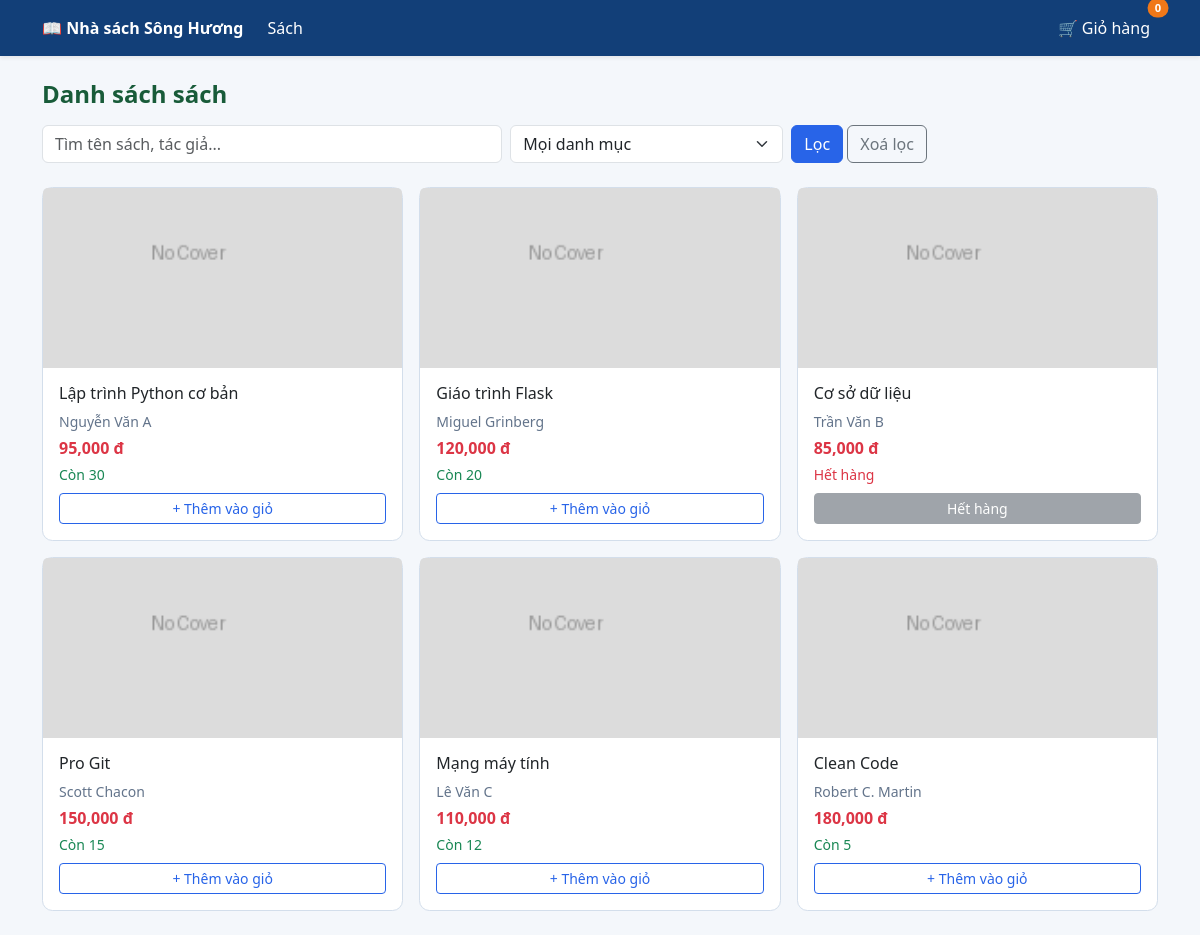
/books, run on the app's committed database.
### app.py (models this page shows, shortened)
class Book(db.Model):
    __tablename__ = "book"
    id: Mapped[int] = mapped_column(primary_key=True)
    title: Mapped[str] = mapped_column(String(200), nullable=False)
    author: Mapped[str] = mapped_column(String(200), nullable=False)
    publisher: Mapped[str | None] = mapped_column(String(200))
    year: Mapped[int | None] = mapped_column(Integer)
    price: Mapped[int] = mapped_column(Integer, nullable=False)  # VND, int
    stock: Mapped[int] = mapped_column(Integer, default=0)
    description: Mapped[str | None] = mapped_column(Text)
    cover_image: Mapped[str | None] = mapped_column(String(300))
    category_id: Mapped[int | None] = mapped_column(ForeignKey("category.id"))
    created_at: Mapped[datetime] = mapped_column(default=datetime.utcnow)
    category: Mapped["Category | None"] = relationship("Category", back_populates="books")
    order_items: Mapped[list["OrderItem"]] = relationship("OrderItem", back_populates="book")
    @property
    def cover_url(self):
        if self.cover_image:
            return url_for("static", filename=f"uploads/covers/{self.cover_image}")
        return url_for("static", filename="img/no_cover.png")

### app.py (the view)
@app.get("/books")
def books():
    q = request.args.get("q", "").strip()
    cat_id = request.args.get("cat", "")
    categories = db.session.execute(db.select(Category).order_by(Category.name)).scalars().all()
    stmt = db.select(Book)
    if q:
        stmt = stmt.where(
            (Book.title.ilike(f"%{q}%")) | (Book.author.ilike(f"%{q}%"))
        )
    if cat_id:
        stmt = stmt.where(Book.category_id == int(cat_id))
    stmt = stmt.order_by(Book.id)
    all_books = db.session.execute(stmt).scalars().all()
    return render_template("books.html", books=all_books, categories=categories, q=q, cat_id=cat_id)

### app.py (called while the page is built)
def get_cart():
    return session.get("cart", {})

def cart_total_qty():
    return sum(get_cart().values())

@app.context_processor
def inject_pending_count():
    try:
        count = db.session.scalar(
            db.select(func.count(Order.id)).where(Order.status == "Chờ xác nhận")
        )
    except Exception:
        count = 0
    return {"pending_order_count": count or 0}

### templates/books.html (shortened to what this page needs)
{% extends 'base.html' %}
{% block content %}
<h4 class="mb-3">Danh sách sách</h4>
<form method="get" class="row g-2 mb-4">
  <div class="col-sm-6 col-md-5">
    <input type="text" name="q" class="form-control" placeholder="Tìm tên sách, tác giả..." value="{{ q }}">
  </div>
  <div class="col-sm-4 col-md-3">
    <select name="cat" class="form-select">
      <option value="">Mọi danh mục</option>
    </select>
  </div>
  <div class="col-auto">
    <button class="btn btn-primary" type="submit">Lọc</button>
    <a href="{{ url_for('books') }}" class="btn btn-outline-secondary">Xoá lọc</a>
  </div>
</form>
{% if books %}
<div class="row row-cols-1 row-cols-sm-2 row-cols-lg-3 g-3">
  {% for book in books %}
  <div class="col">
    <div class="card card-book h-100">
      <a href="{{ url_for('book_detail', book_id=book.id) }}">
        <img src="{{ book.cover_url }}" class="card-img-top cover-thumb" alt="Bìa sách"
             onerror="this.src='{{ url_for('static', filename='img/no_cover.png') }}'">
      </a>
      <div class="card-body d-flex flex-column">
        <h6 class="card-title">
          <a href="{{ url_for('book_detail', book_id=book.id) }}" class="text-decoration-none text-dark">
            {{ book.title }}
          </a>
        </h6>
        <p class="text-muted small mb-1">{{ book.author }}</p>
        <p class="fw-bold text-danger mb-1">{{ "{:,.0f}".format(book.price) }} đ</p>
        {% if book.stock > 0 %}
          <p class="small text-success mb-2">Còn {{ book.stock }}</p>
        {% else %}
          <p class="small text-danger mb-2">Hết hàng</p>
        {% endif %}
        <div class="mt-auto">
          {% if book.stock > 0 %}
          <form method="post" action="{{ url_for('add_to_cart', book_id=book.id) }}">
            <button class="btn btn-sm btn-outline-primary w-100">+ Thêm vào giỏ</button>
          </form>
          {% else %}
          <button class="btn btn-sm btn-secondary w-100" disabled>Hết hàng</button>
          {% endif %}
        </div>
      </div>
    </div>
  </div>
  {% endfor %}
</div>
{% else %}
<div class="text-center py-5 text-muted">
  <p class="fs-5">Không tìm thấy sách phù hợp.</p>
  <a href="{{ url_for('books') }}" class="btn btn-outline-primary">Xem tất cả sách</a>
</div>
{% endif %}
{% endblock %}

### templates/base.html (shortened to what this page needs)
<!doctype html>
<html lang="vi">
<head>
  <link rel="stylesheet"
        href="https://cdn.jsdelivr.net/npm/bootstrap@5.3.3/dist/css/bootstrap.min.css">
  <link rel="stylesheet"
        href="https://cdn.jsdelivr.net/npm/bootstrap-icons@1.11.3/font/bootstrap-icons.min.css">
</head>
<body>
{% include '_navbar.html' %}
<div class="container py-4">
  {% block content %}{% endblock %}
</div>
</body>
</html>

### templates/_navbar.html (shortened to what this page needs)
<nav class="navbar navbar-expand-lg shadow-sm">
  <div class="container">
    <a class="navbar-brand fw-bold" href="{{ url_for('books') }}">
      📖 Nhà sách Sông Hương
    </a>
    <div class="collapse navbar-collapse" id="navMain">
      <ul class="navbar-nav me-auto">
        <li class="nav-item">
          <a class="nav-link" href="{{ url_for('books') }}">Sách</a>
        </li>
      </ul>
      <ul class="navbar-nav">
        <li class="nav-item">
          <a class="nav-link position-relative" href="{{ url_for('cart') }}">
            🛒 Giỏ hàng
            {% set qty = cart_total_qty() %}
            <span class="position-absolute top-0 start-100 translate-middle badge rounded-pill bg-warning text-dark badge-cart">
              {{ qty }}
            </span>
          </a>
        </li>
      </ul>
    </div>
  </div>
</nav>

### templates/base.html (style rules this page uses)
:root { --shop-navy: #123f78; --shop-blue: #2864e8; --shop-green: #188348; --shop-border: #d3deeb; --shop-muted: #63748b; }
body { background: #f4f7fb; color: #263445; }
.navbar { background: var(--shop-navy) !important; border-bottom: 0 !important; }
.navbar-brand, .navbar .nav-link { color: #fff !important; }
.navbar-brand { font-size: 1rem; }
h4 { color: #185b39; font-weight: 700; }
.badge-cart { font-size: .7rem; background: #f07819 !important; color: #fff !important; }
.btn-primary { background: var(--shop-blue); border-color: var(--shop-blue); }
.btn-outline-primary { color: var(--shop-blue); border-color: var(--shop-blue); }
.card { border-color: var(--shop-border); border-radius: .65rem; }
.card-book { transition: box-shadow .2s, transform .2s; }
.cover-thumb { width: 100%; height: 180px; object-fit: cover; background: #e2e8f0; }
.text-muted { color: var(--shop-muted) !important; }

### data on the page
Book: title "Lập trình Python cơ bản", author "Nguyễn Văn A", price "95,000", stock "30"
Book: title "Giáo trình Flask", author "Miguel Grinberg", price "120,000", stock "20"
Book: title "Cơ sở dữ liệu", author "Trần Văn B", price "85,000", stock "Hết hàng"
Book: title "Pro Git", author "Scott Chacon", price "150,000", stock "15"
Book: title "Mạng máy tính", author "Lê Văn C", price "110,000", stock "12"
Book: title "Clean Code", author "Robert C. Martin", price "180,000", stock "5"

### other printed values
{{ qty }} "0"
